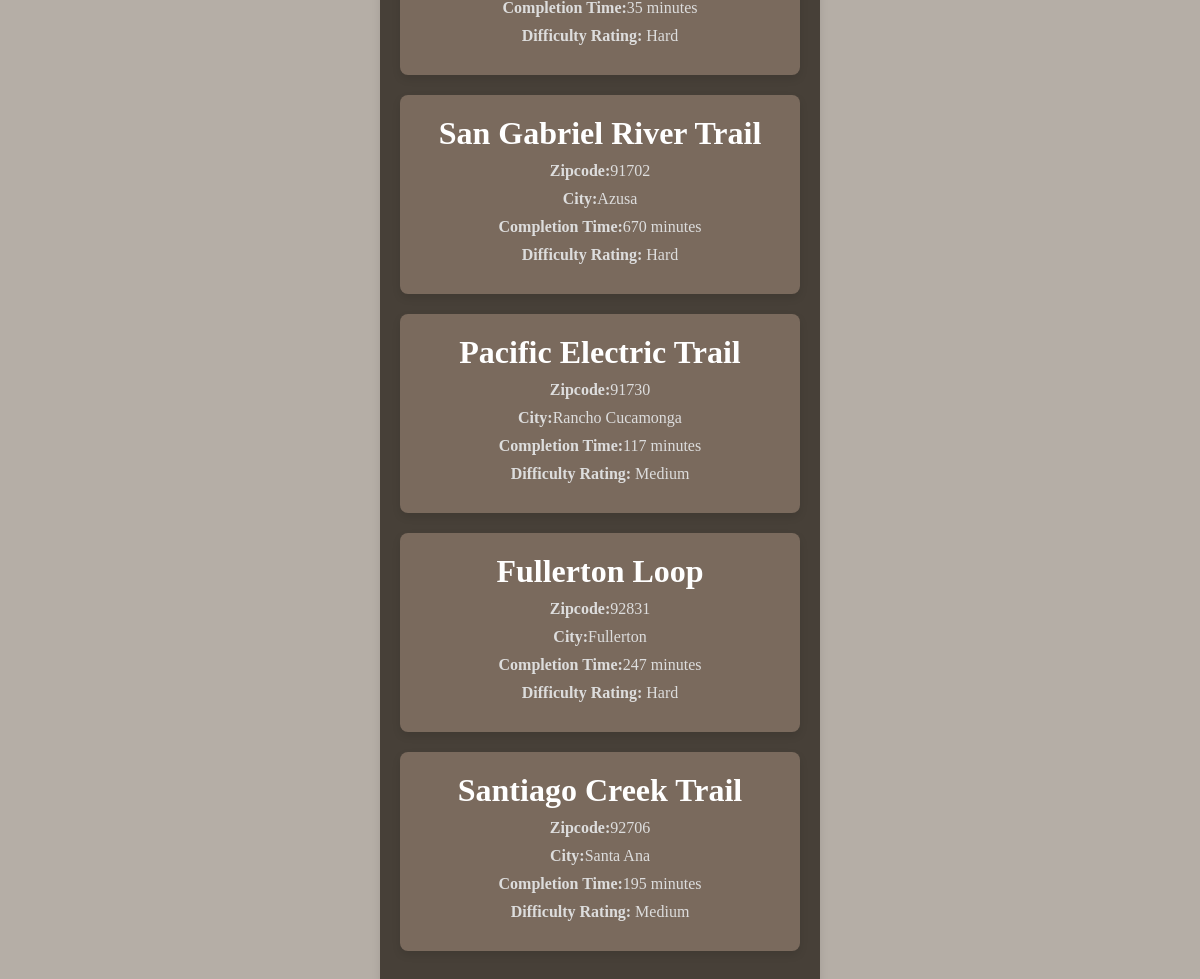
/Website/hike_list.php, run on an earlier commit of the app's database.
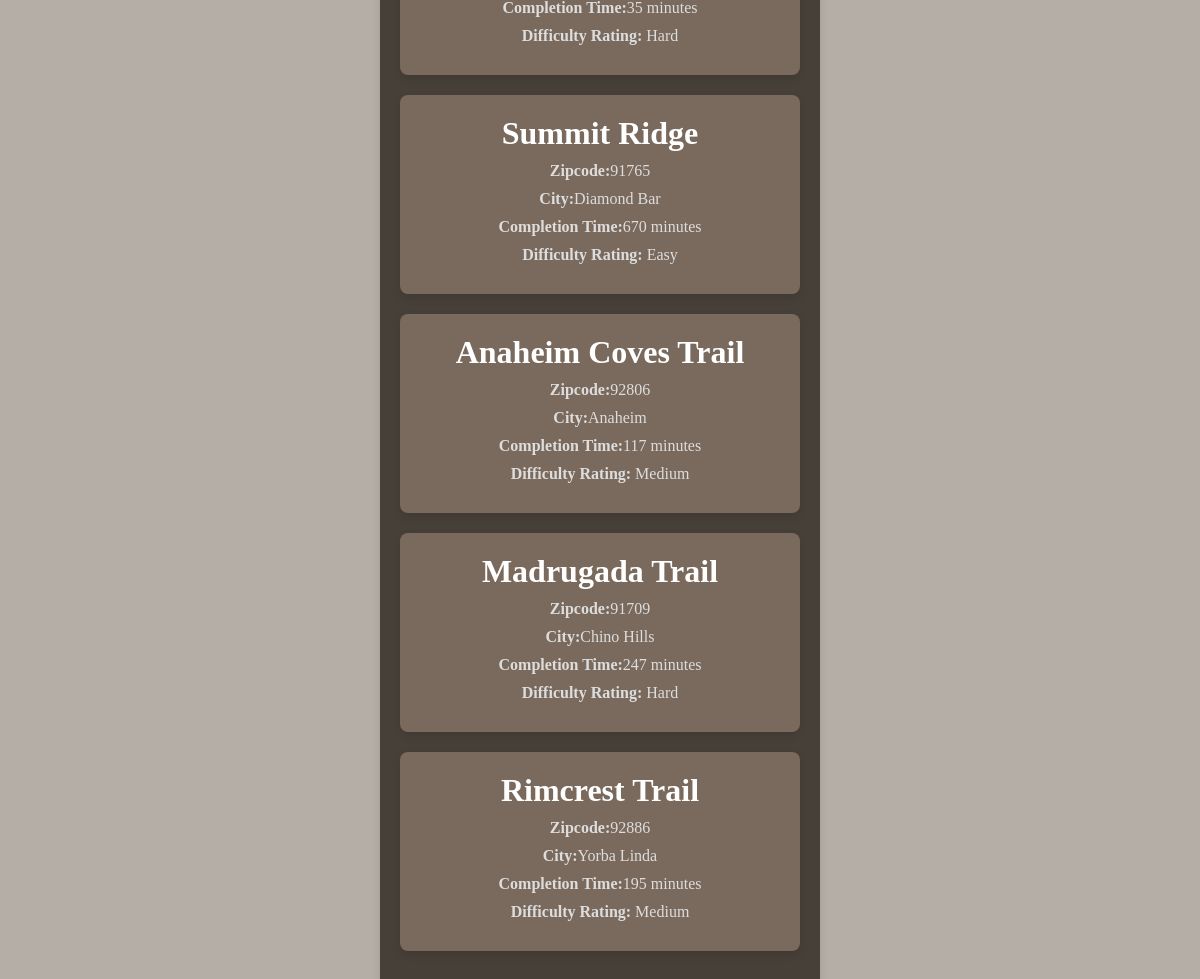
And on a later commit of the database.
### tables this page shows
CREATE TABLE TRAILS (
	trailID int(5) serial default value,
    trail_name varchar(50) NOT NULL,
    zipcode int(5) NOT NULL,
    city varchar(35) NOT NULL,
     
     
     
     
    difficulty int(1) ,
    completion_time int(4),
    maplink varchar(500),
    PRIMARY KEY (trailID)

);

### Website/PHP/hikecard.php (called while the page is built, shortened)
<?php
include('connect.php');
$query = "SELECT * FROM TRAILS";
$result = mysqli_query($link, $query);
$row = $result->fetch_assoc();
$row2 = $result->fetch_assoc();
$row3 = $result->fetch_assoc();
$row4 = $result->fetch_assoc();
$row5 = $result->fetch_assoc();
$hiketime1 = $row["completion_time"];
$trailID1 = $row["trailID"];
if ($predifficulty = 3) $difficulty1 = "Hard";
$trailname2 = $row2["trail_name"];
$zipcode2 = $row2["zipcode"];
$city2 = $row2["city"];
$predifficulty2 = $row2["difficulty"];
$hiketime2 = $row2["completion_time"];
$trailID2 = $row2["trailID"];
if ($predifficulty2 == 1) $difficulty2 = "Easy";
if ($predifficulty2 == 3) $difficulty2 = "Hard";
$trailname3 = $row3["trail_name"];
$zipcode3 = $row3["zipcode"];
$city3 = $row3["city"];
$predifficulty3 = $row3["difficulty"];
$hiketime3 = $row3["completion_time"];
$trailID3 = $row3["trailID"];
if ($predifficulty3 == 2) $difficulty3 = "Medium";
$trailname4 = $row4["trail_name"];
$zipcode4 = $row4["zipcode"];
$city4 = $row4["city"];
$predifficulty4 = $row4["difficulty"];
$hiketime4 = $row4["completion_time"];
$trailID4 = $row4["trailID"];
if ($predifficulty4 == 3) $difficulty4 = "Hard";
$trailname5 = $row5["trail_name"];
$zipcode5 = $row5["zipcode"];
$city5 = $row5["city"];
$predifficulty5 = $row5["difficulty"];
$hiketime5 = $row5["completion_time"];
$trailID5 = $row5["trailID"];
if ($predifficulty5 == 2) $difficulty5 = "Medium";
?>

### Website/hike_list.php (the view, shortened to what this page needs)
<?php
include("PHP/hikecard.php");
?>
<!DOCTYPE html>
<html lang="en">
<head>
    <link rel="stylesheet" href="CSS/styles.css">
</head>
<body>
<div class="hike-listing">
    <a href="hike_details.php?trailid=<?php echo($trailID1)?>">
    <div class="hike-card">
        <p><strong>Completion Time:</strong><?php echo($hiketime1)?> minutes</p>
        <p><strong>Difficulty Rating:</strong> <?php echo($difficulty1)?></p>
    </div>
    <a href="hike_details.php?trailid=<?php echo($trailID2)?>">
    <div class="hike-card">
        <h2><?php echo($trailname2)?></h2>
        <p><strong>Zipcode:</strong><?php echo($zipcode2)?></p>
        <p><strong>City:</strong><?php echo($city2)?></p>
        <p><strong>Completion Time:</strong><?php echo($hiketime2)?> minutes</p>
        <p><strong>Difficulty Rating:</strong> <?php echo($difficulty2)?></p>
    </div>
    <a href="hike_details.php?trailid=<?php echo($trailID3)?>">
    <div class="hike-card">
        <h2><?php echo($trailname3)?></h2>
        <p><strong>Zipcode:</strong><?php echo($zipcode3)?></p>
        <p><strong>City:</strong><?php echo($city3)?></p>
        <p><strong>Completion Time:</strong><?php echo($hiketime3)?> minutes</p>
        <p><strong>Difficulty Rating:</strong> <?php echo($difficulty3)?></p>
    </div>
    <a href="hike_details.php?trailid=<?php echo($trailID4)?>">
    <div class="hike-card">
        <h2><?php echo($trailname4)?></h2>
        <p><strong>Zipcode:</strong><?php echo($zipcode4)?></p>
        <p><strong>City:</strong><?php echo($city4)?></p>
        <p><strong>Completion Time:</strong><?php echo($hiketime4)?> minutes</p>
        <p><strong>Difficulty Rating:</strong> <?php echo($difficulty4)?></p>
    </div>
    <a href="hike_details.php?trailid=<?php echo($trailID5)?>">
    <div class="hike-card">
        <h2><?php echo($trailname5)?></h2>
        <p><strong>Zipcode:</strong><?php echo($zipcode5)?></p>
        <p><strong>City:</strong><?php echo($city5)?></p>
        <p><strong>Completion Time:</strong><?php echo($hiketime5)?> minutes</p>
        <p><strong>Difficulty Rating:</strong> <?php echo($difficulty5)?></p>
    </div>
</div>
</body>
</html>

### Website/CSS/styles.css (style rules this page uses)
* { margin: 0; padding: 0; }
h2 { color: #ffffff; font-size: 175%; text-align: center; text-shadow: #333; }
p { color: #b5aea6; text-align: center; margin-bottom: 100px; }
body { background-color: #b5aea6; font-family: serif; font-size: 100%; }

### Website/hike_list.php (style rules this page uses)
h2 { color: #fff; font-size: 200%; font-weight: bold; text-shadow: #333; }
body { font-family: serif; margin-left: auto; margin-right: auto; display: flex; flex-flow: row; align-items: center; justify-content: center; height: 100vh; }
.hike-listing { background-color: #474038; border-radius: 8px; box-shadow: 0 4px 8px rgba(0, 0, 0, 0.1); overflow: hidden; width: 400px; text-align: left; padding: 20px; }
.hike-card { margin-bottom: 20px; padding: 20px; border-radius: 8px; box-shadow: 0 4px 8px rgba(0, 0, 0, 0.1); background-color: #7a6a5d; }
.hike-card h2 { color: #fff; }
.hike-card p { margin: 10px 0; color: #ddd; }
a { text-decoration: none; }

What changed in the data, as far as the page shows it:
changed trails: trail_name "San Gabriel River Trail" → "Summit Ridge"; zipcode "91702" → "91765"; city "Azusa" → "Diamond Bar"; difficulty "Hard" → "Easy"
changed trails: trail_name "Pacific Electric Trail" → "Anaheim Coves Trail"; zipcode "91730" → "92806"; city "Rancho Cucamonga" → "Anaheim"
changed trails "Hard": trail_name "Fullerton Loop" → "Madrugada Trail"; zipcode "92831" → "91709"; city "Fullerton" → "Chino Hills"
changed trails: trail_name "Santiago Creek Trail" → "Rimcrest Trail"; zipcode "92706" → "92886"; city "Santa Ana" → "Yorba Linda"
